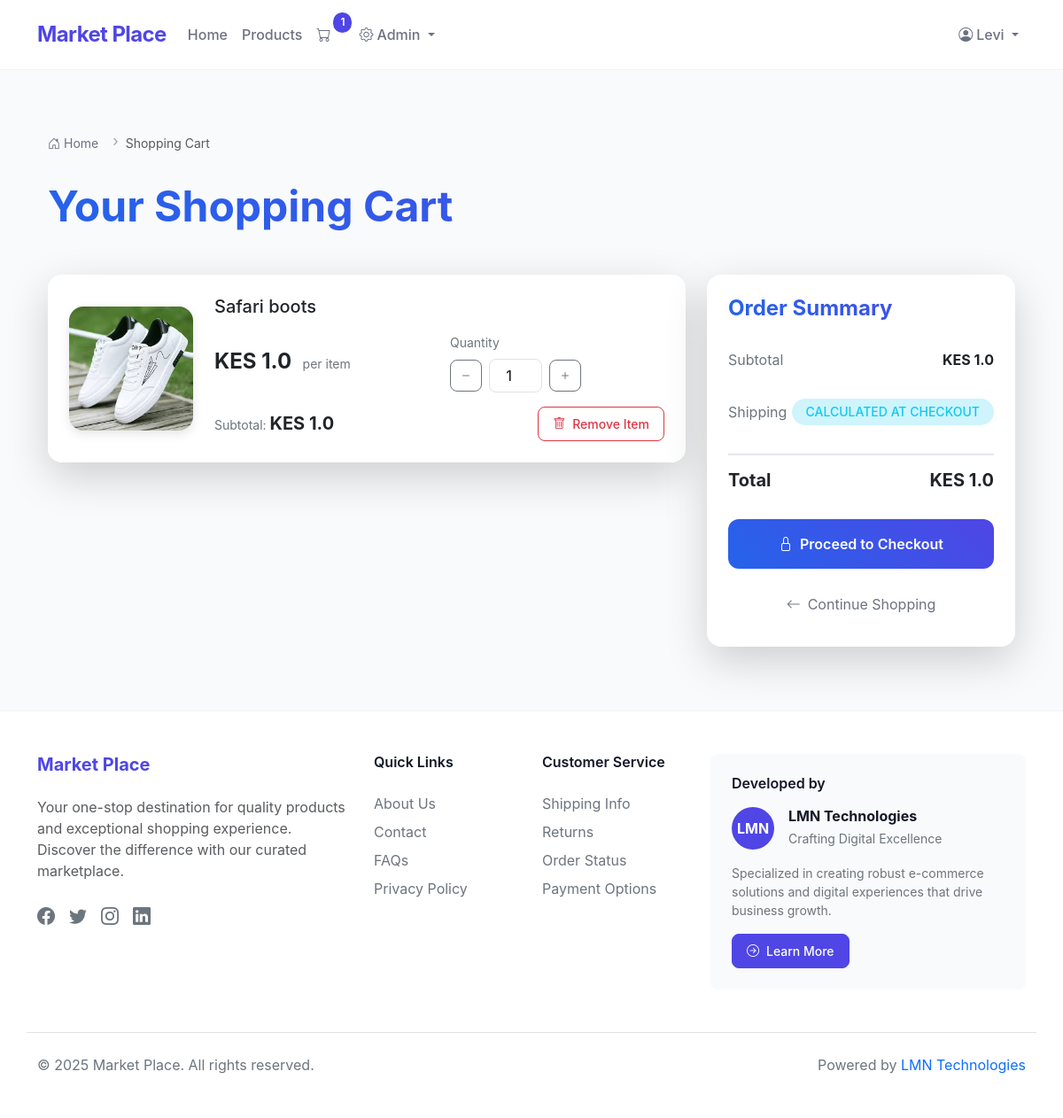
Before: /cart (signed in) with the older database file.
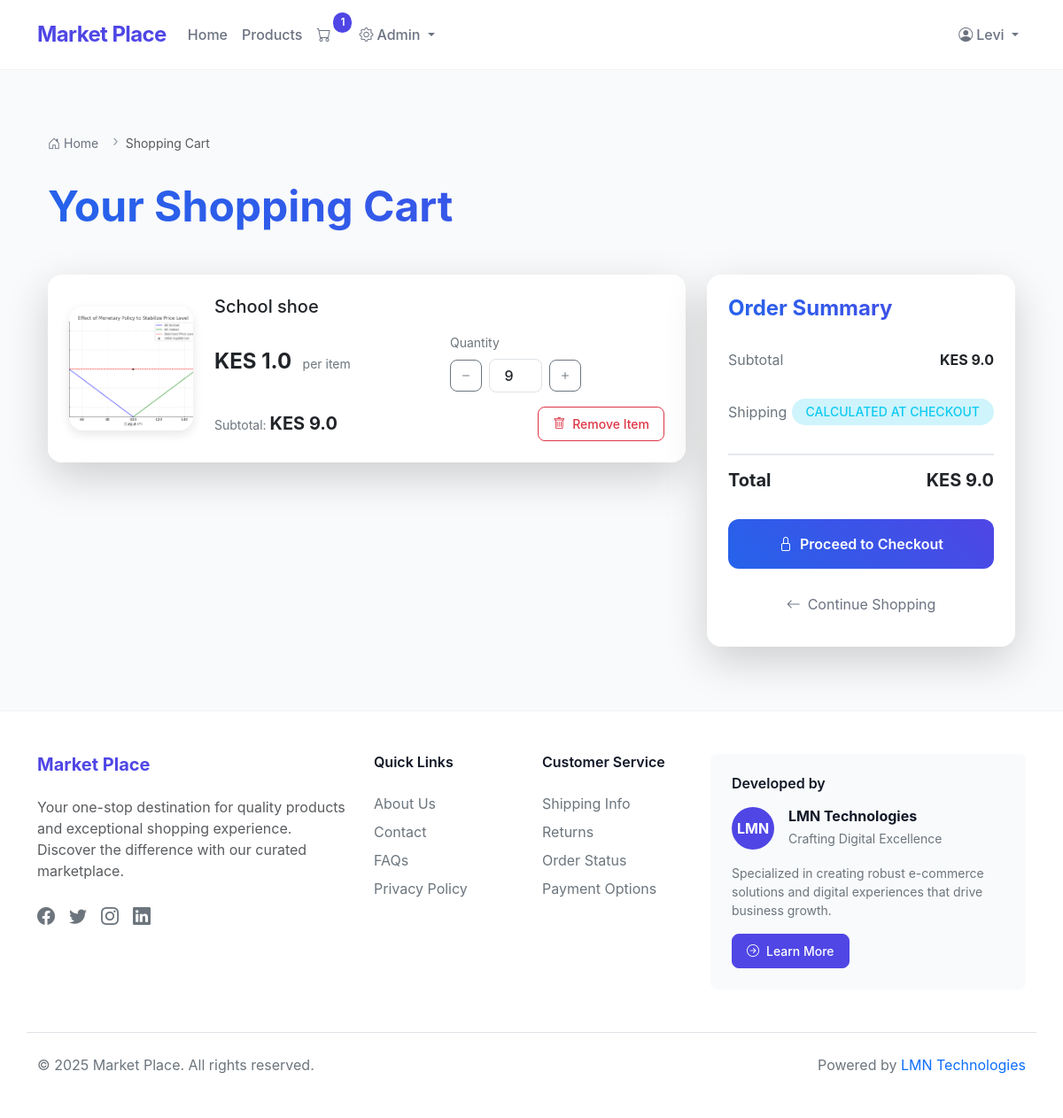
After: the same page with the newer database file.
### app.py (models this page shows)
class OrderItem(db.Model):
    __tablename__ = 'order_items'
    id = db.Column(db.Integer, primary_key=True)
    order_id = db.Column(db.Integer, db.ForeignKey('orders.id'), nullable=False)
    product_id = db.Column(db.Integer, db.ForeignKey('products.id'), nullable=False)
    quantity = db.Column(db.Integer, nullable=False)
    price_at_time = db.Column(db.Float, nullable=False)

class ProductImage(db.Model):
    __tablename__ = 'product_images'
    id = db.Column(db.Integer, primary_key=True)
    product_id = db.Column(db.Integer, db.ForeignKey('products.id'), nullable=False)
    image_url = db.Column(db.String(200), nullable=False)

class Product(db.Model):
    __tablename__ = 'products'
    id = db.Column(db.Integer, primary_key=True)
    name = db.Column(db.String(100), nullable=False)
    description = db.Column(db.String(500), nullable=True)
    price = db.Column(db.Float, nullable=False)
    stock_quantity = db.Column(db.Integer, nullable=False)
    category_id = db.Column(db.Integer, db.ForeignKey('categories.id'), nullable=False)
    order_items = db.relationship('OrderItem', backref='product', lazy=True)
    images = db.relationship('ProductImage', backref='product', lazy=True)

### app.py (the view)
@app.route('/cart')
def view_cart():
    if 'user_id' not in session:
        flash('Please login to view your cart.', 'info')
        return redirect(url_for('login'))
    order = Order.query.filter_by(user_id=session['user_id'], status="Pending").first()
    if not order:
        return render_template('cart.html', order_items=None, total_price=0)
    order_items = OrderItem.query.filter_by(order_id=order.id).all()
    total_price = sum(item.quantity * item.price_at_time for item in order_items)
    return render_template('cart.html', order_items=order_items, total_price=total_price)

### app.py (called while the page is built)
def get_cart_unique_items():
    if 'user_id' in session:
        order = Order.query.filter_by(user_id=session['user_id'], status="Pending").first()
        if order:
            return OrderItem.query.filter_by(order_id=order.id).count()
    return 0

@app.context_processor
def inject_cart_count():
    return dict(cart_count=get_cart_unique_items())

### templates/cart.html (shortened to what the changed rows need)
{% extends 'base.html' %}
{% block content %}
<div class="container py-4 py-lg-5">
    <h1 class="display-5 mb-4 mb-lg-5 fw-bold text-gradient">Your Shopping Cart</h1>
    {% if order_items %}
    <div class="row g-4">
        <div class="col-lg-8">
            <div class="card border-0 shadow-lg rounded-4 overflow-hidden hover-shadow">
                <div class="card-body p-0">
                    {% for item in order_items %}
                    <div class="cart-item p-3 p-lg-4 {% if not loop.last %}border-bottom{% endif %} bg-white hover-bg-light">
                        <div class="row align-items-center">
                            <div class="col-auto">
                                <div class="rounded-4 overflow-hidden product-image-container">
                                    {% if item.product.images %}
                                    <img src="{{ url_for('static', filename='uploads/' + item.product.images[0].image_url) }}"
                                         alt="{{ item.product.name }}"
                                         class="img-fluid w-100 h-100 object-fit-cover zoom-effect">
                                    {% else %}
                                    <div class="w-100 h-100 bg-light d-flex align-items-center justify-content-center">
                                        <i class="bi bi-image fs-2 text-secondary"></i>
                                    </div>
                                    {% endif %}
                                </div>
                            </div>
                            <div class="col">
                                <div class="d-flex flex-column h-100">
                                    <h3 class="h5 mb-3 product-title">{{ item.product.name }}</h3>
                                    <div class="row align-items-center mb-3">
                                        <div class="col-sm-6 mb-3 mb-sm-0">
                                            <div class="price-tag">
                                                <span class="h4 mb-0 fw-bold">KES {{ item.price_at_time }}</span>
                                                <span class="text-secondary ms-2 small">per item</span>
                                            </div>
                                        </div>
                                        <div class="col-sm-6">
                                            <label class="form-label small text-secondary mb-2">Quantity</label>
                                            <div class="quantity-control">
                                                <button class="btn btn-outline-secondary quantity-btn" type="button"
                                                        onclick="updateQuantity({{ item.id }}, 'decrease')">
                                                    <i class="bi bi-dash"></i>
                                                </button>
                                                <input type="number" class="form-control quantity-input"
                                                       value="{{ item.quantity }}" min="1" data-item-id="{{ item.id }}"
                                                       onchange="updateQuantity({{ item.id }}, 'set', this.value)">
                                                <button class="btn btn-outline-secondary quantity-btn" type="button"
                                                        onclick="updateQuantity({{ item.id }}, 'increase')">
                                                    <i class="bi bi-plus"></i>
                                                </button>
                                            </div>
                                        </div>
                                    </div>
                                    <div class="mt-auto d-flex justify-content-between align-items-center flex-wrap">
                                        <div class="subtotal-container me-3">
                                            <span class="text-secondary small">Subtotal: </span>
                                            <span class="subtotal-amount h5 mb-0 fw-bold">
                                                KES {{ item.quantity * item.price_at_time }}
                                            </span>
                                        </div>
                                        <form action="{{ url_for('remove_from_cart', order_item_id=item.id) }}" method="POST"
                                              class="mt-2 mt-sm-0">
                                            <button type="submit" class="btn btn-outline-danger btn-sm remove-btn"
                                                    onclick="return confirm('Are you sure you want to remove this item?')">
                                                <i class="bi bi-trash me-2"></i>Remove Item
                                            </button>
                                        </form>
                                    </div>
                                </div>
                            </div>
                        </div>
                    </div>
                    {% endfor %}
                </div>
            </div>
        </div>
        <div class="col-lg-4">
            <div class="card border-0 shadow-lg rounded-4 sticky-lg-top summary-card">
                <div class="card-body p-4">
                    <h2 class="h4 mb-4 fw-bold text-gradient">Order Summary</h2>
                    <div class="summary-details">
                        <div class="summary-row">
                            <span class="text-secondary">Subtotal</span>
                            <span class="fw-bold">KES {{ total_price }}</span>
                        </div>
                        <div class="summary-row">
                            <span class="text-secondary">Shipping</span>
                            <span class="badge bg-info-subtle text-info">Calculated at checkout</span>
                        </div>
                        <div class="summary-row total-row">
                            <span class="h5 fw-bold mb-0">Total</span>
                            <span class="h5 fw-bold mb-0">KES {{ total_price }}</span>
                        </div>
                    </div>
                    <form action="{{ url_for('checkout_page') }}" method="get">
                        <button type="submit" class="checkout-button">
                            <i class="bi bi-lock me-2"></i>Proceed to Checkout
                        </button>
                    </form>
                    <a href="{{ url_for('products') }}" class="continue-shopping-link">
                        <i class="bi bi-arrow-left me-2"></i>Continue Shopping
                    </a>
                </div>
            </div>
        </div>
    </div>
    {% endif %}
</div>
{% endblock %}

Changed rows visible on the page:
removed OrderItem: image_url (picture), product.name "Safari boots", price_at_time "1.0", quantity "1", item.quantity*item.price_at_time "1.0"
added OrderItem: image_url (picture), product.name "School shoe", price_at_time "1.0", quantity "9", item.quantity*item.price_at_time "9.0"
Other visible differences:
{{ total_price }}: "1.0" → "9.0"
